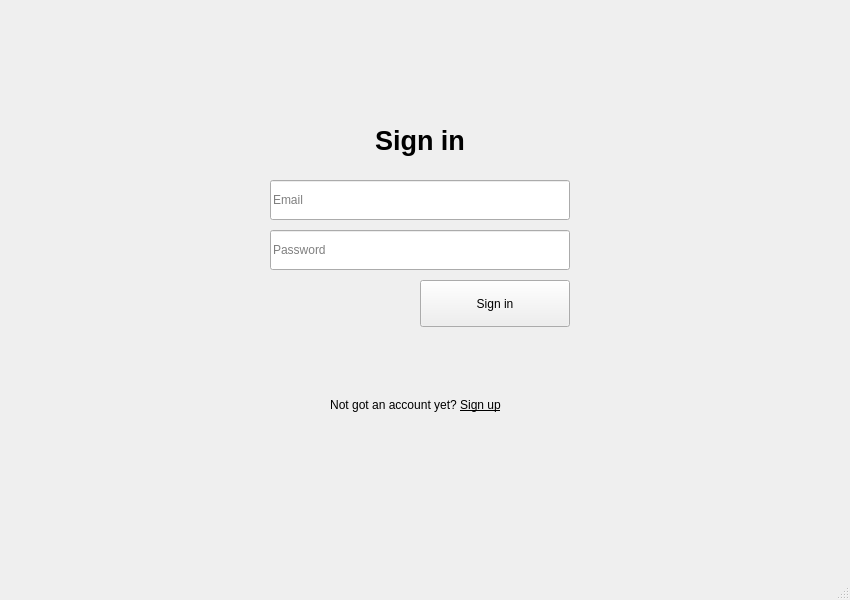
<?xml version="1.0" encoding="UTF-8"?>
<ui version="4.0">
 <class>MainWindow</class>
 <widget class="QMainWindow" name="MainWindow">
  <property name="geometry">
   <rect>
    <x>0</x>
    <y>0</y>
    <width>850</width>
    <height>600</height>
   </rect>
  </property>
  <property name="windowTitle">
   <string>MainWindow</string>
  </property>
  <widget class="QWidget" name="centralwidget">
   <widget class="QLabel" name="label">
    <property name="geometry">
     <rect>
      <x>270</x>
      <y>110</y>
      <width>300</width>
      <height>61</height>
     </rect>
    </property>
    <property name="font">
     <font>
      <pointsize>20</pointsize>
      <weight>75</weight>
      <bold>true</bold>
     </font>
    </property>
    <property name="text">
     <string>Sign in</string>
    </property>
    <property name="alignment">
     <set>Qt::AlignCenter</set>
    </property>
   </widget>
   <widget class="QLineEdit" name="emailEdit">
    <property name="geometry">
     <rect>
      <x>270</x>
      <y>180</y>
      <width>300</width>
      <height>40</height>
     </rect>
    </property>
    <property name="placeholderText">
     <string>Email</string>
    </property>
   </widget>
   <widget class="QLineEdit" name="passwordEdit">
    <property name="geometry">
     <rect>
      <x>270</x>
      <y>230</y>
      <width>300</width>
      <height>40</height>
     </rect>
    </property>
    <property name="echoMode">
     <enum>QLineEdit::Password</enum>
    </property>
    <property name="placeholderText">
     <string>Password</string>
    </property>
   </widget>
   <widget class="QPushButton" name="pushButton">
    <property name="geometry">
     <rect>
      <x>420</x>
      <y>280</y>
      <width>150</width>
      <height>47</height>
     </rect>
    </property>
    <property name="text">
     <string>Sign in</string>
    </property>
   </widget>
   <widget class="QLabel" name="label_2">
    <property name="geometry">
     <rect>
      <x>220</x>
      <y>390</y>
      <width>391</width>
      <height>31</height>
     </rect>
    </property>
    <property name="text">
     <string>&lt;html&gt;&lt;head/&gt;&lt;body&gt;&lt;p&gt;Not got an account yet? &lt;span style=&quot; text-decoration: underline;&quot;&gt;Sign up&lt;/span&gt;&lt;/p&gt;&lt;/body&gt;&lt;/html&gt;</string>
    </property>
    <property name="alignment">
     <set>Qt::AlignCenter</set>
    </property>
   </widget>
  </widget>
  <widget class="QMenuBar" name="menubar">
   <property name="geometry">
    <rect>
     <x>0</x>
     <y>0</y>
     <width>850</width>
     <height>37</height>
    </rect>
   </property>
  </widget>
  <widget class="QStatusBar" name="statusbar"/>
 </widget>
 <resources/>
 <connections/>
</ui>
